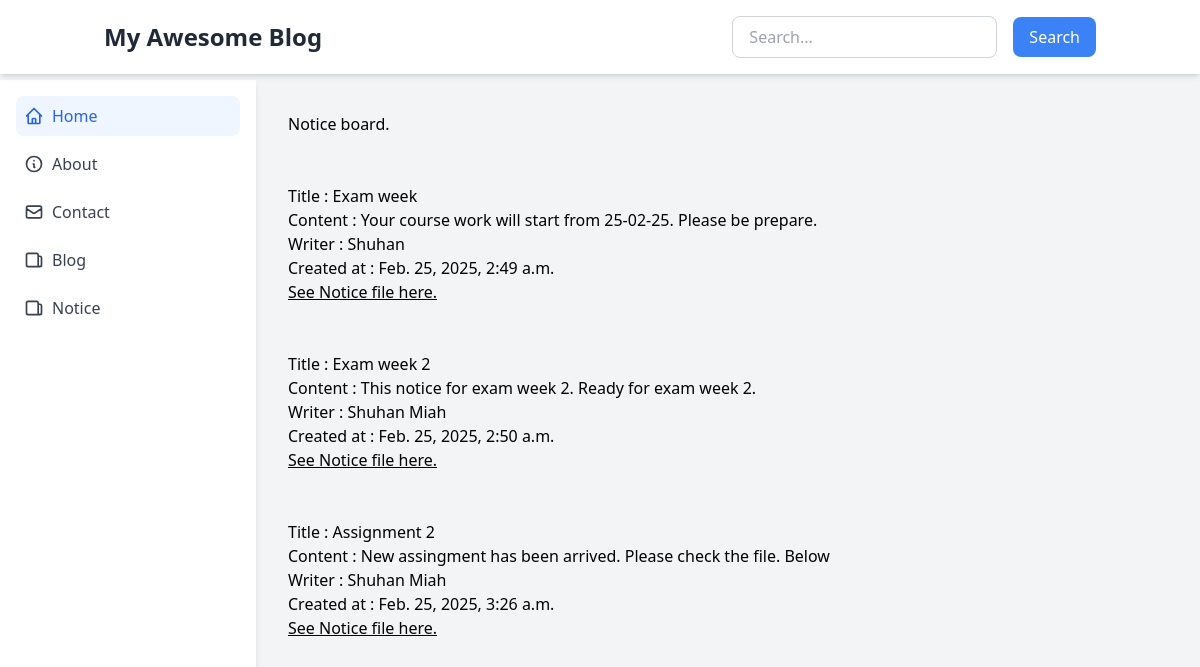
The page /notice/ on the database its author committed.
### demo/models.py (models this page shows)
class Notice(models.Model):
    title = models.CharField(max_length=255)
    content = models.TextField()
    author = models.CharField(max_length=50)
    created_at = models.DateTimeField(auto_now_add=True)
    updated_at = models.DateTimeField(auto_now=True)
    expiry_date = models.DateTimeField(null=True, blank=True)
    attachments = models.FileField(upload_to='Notice/', null=True,blank=True)
    def __str__(self):
        return self.title

### demo/views.py (the view)
# urls.py: path('notice/',views.notice,name='notice'),
def notice(request):
    notices = models.Notice.objects.all()
    print(notices)
    return render(request,'notice.html',{'notices' : notices}) #passing notices as context

### demo/templates/notice.html (shortened to what this page needs)
{% extends 'base.html' %}
{% block content %}
<main class="flex-1 ml-64 p-8">
    <section>
        <h2>Notice board.</h2>
        <br><br>
            {% for notice_obj in notices %}
                <ol>
                    <li>Title : {{notice_obj.title}}</li>
                    <li>Content : {{notice_obj.content}}</li>
                    <li>Writer : {{notice_obj.author}}</li>
                    <li>Created at : {{notice_obj.created_at}}</li>
                    <a href="{{notice_obj.attachments.url}}" style="text-decoration:underline;">See Notice file here.</a>
                </ol>
                <br><br>
            {% endfor %}
    </section>
</main>
{% endblock %}

### demo/templates/base.html (shortened to what this page needs)
<!DOCTYPE html>
<html lang="en">
<head>
    <script src="https://cdn.tailwindcss.com"></script>
    {% load static %}
    <link rel="stylesheet" href="{% static 'css/style.css' %}">
</head>
<body class="bg-gray-100">
    <header class="bg-white shadow-md fixed w-full top-0 z-50">
        <div class="container mx-auto px-4 py-4">
            <div class="flex items-center justify-between">
                <h1 class="text-2xl font-bold text-gray-800">My Awesome Blog</h1>
                <div class="flex items-center space-x-4">
                    <input type="search" placeholder="Search..." class="px-4 py-2 rounded-lg border border-gray-300 focus:outline-none focus:ring-2 focus:ring-blue-500">
                    <button class="bg-blue-500 text-white px-4 py-2 rounded-lg hover:bg-blue-600 transition duration-200">Search</button>
                </div>
            </div>
        </div>
    </header>
    <div class="flex min-h-screen pt-20">
        <aside class="w-64 bg-white shadow-md fixed h-full left-0 overflow-y-auto">
            <nav class="p-4">
                <ul class="space-y-2">
                    <li>
                        <a href="/" class="flex items-center space-x-2 p-2 bg-blue-50 rounded-lg text-blue-600 transition duration-200">
                            <span>Home</span>
                        </a>
                    </li>
                    <li>
                        <a href="{% url 'about' %}" class="flex items-center space-x-2 p-2 hover:bg-blue-50 rounded-lg text-gray-700 hover:text-blue-600 transition duration-200">
                            <svg xmlns="http://www.w3.org/2000/svg" class="h-5 w-5" fill="none" viewBox="0 0 24 24" stroke="currentColor">
                                <path stroke-linecap="round" stroke-linejoin="round" stroke-width="2" d="M13 16h-1v-4h-1m1-4h.01M21 12a9 9 0 11-18 0 9 9 0 0118 0z" />
                            </svg>
                            <span>About</span>
                        </a>
                    </li>
                    <li>
                        <a href="/contact" class="flex items-center space-x-2 p-2 hover:bg-blue-50 rounded-lg text-gray-700 hover:text-blue-600 transition duration-200">
                            <svg xmlns="http://www.w3.org/2000/svg" class="h-5 w-5" fill="none" viewBox="0 0 24 24" stroke="currentColor">
                                <path stroke-linecap="round" stroke-linejoin="round" stroke-width="2" d="M3 8l7.89 5.26a2 2 0 002.22 0L21 8M5 19h14a2 2 0 002-2V7a2 2 0 00-2-2H5a2 2 0 00-2 2v10a2 2 0 002 2z" />
                            </svg>
                            <span>Contact</span>
                        </a>
                    </li>
                    <li>
                        <a href="/blog" class="flex items-center space-x-2 p-2 hover:bg-blue-50 rounded-lg text-gray-700 hover:text-blue-600 transition duration-200">
                            <svg xmlns="http://www.w3.org/2000/svg" class="h-5 w-5" fill="none" viewBox="0 0 24 24" stroke="currentColor">
                                <path stroke-linecap="round" stroke-linejoin="round" stroke-width="2" d="M19 20H5a2 2 0 01-2-2V6a2 2 0 012-2h10a2 2 0 012 2v1m2 13a2 2 0 01-2-2V7m2 13a2 2 0 002-2V9.5a2 2 0 00-2-2h-2" />
                            </svg>
                            <span>Blog</span>
                        </a>
                    </li>
                    <li>
                        <a href="/notice" class="flex items-center space-x-2 p-2 hover:bg-blue-50 rounded-lg text-gray-700 hover:text-blue-600 transition duration-200">
                            <svg xmlns="http://www.w3.org/2000/svg" class="h-5 w-5" fill="none" viewBox="0 0 24 24" stroke="currentColor">
                                <path stroke-linecap="round" stroke-linejoin="round" stroke-width="2" d="M19 20H5a2 2 0 01-2-2V6a2 2 0 012-2h10a2 2 0 012 2v1m2 13a2 2 0 01-2-2V7m2 13a2 2 0 002-2V9.5a2 2 0 00-2-2h-2" />
                            </svg>
                            <span>Notice</span>
                        </a>
                    </li>
                </ul>
            </nav>
        </aside>
        {% block content %}{% endblock %}
    </div>
</body>
</html>

### rows shown on the page
Notice: title "Exam week", content "Your course work will start from 25-02-25. Please be prepare.", author "Shuhan", created_at "Feb. 25, 2025, 2:49 a.m."
Notice: title "Exam week 2", content "This notice for exam week 2. Ready for exam week 2.", author "Shuhan Miah", created_at "Feb. 25, 2025, 2:50 a.m."
Notice: title "Assignment 2", content "New assingment has been arrived. Please check the file. Below", author "Shuhan Miah", created_at "Feb. 25, 2025, 3:26 a.m."
